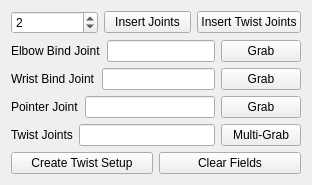
              <widget class="QWidget" name="tab_2">
               <attribute name="title">
                <string>Twist Setup</string>
               </attribute>
               <layout class="QVBoxLayout" name="verticalLayout_17">
                <item>
                 <layout class="QVBoxLayout" name="verticalLayout_16">
                  <property name="bottomMargin">
                   <number>0</number>
                  </property>
                  <item>
                   <layout class="QHBoxLayout" name="horizontalLayout_20">
                    <item>
                     <widget class="QSpinBox" name="spin_insertJoints">
                      <property name="value">
                       <number>2</number>
                      </property>
                     </widget>
                    </item>
                    <item>
                     <widget class="QPushButton" name="btn_insertJoints">
                      <property name="text">
                       <string>Insert Joints</string>
                      </property>
                     </widget>
                    </item>
                    <item>
                     <widget class="QPushButton" name="btn_insertTwistJoints">
                      <property name="text">
                       <string>Insert Twist Joints</string>
                      </property>
                     </widget>
                    </item>
                   </layout>
                  </item>
                  <item>
                   <layout class="QHBoxLayout" name="horizontalLayout_26">
                    <property name="spacing">
                     <number>6</number>
                    </property>
                    <item>
                     <widget class="QLabel" name="lbl_twistElbowJoint">
                      <property name="text">
                       <string>Elbow Bind Joint</string>
                      </property>
                      <property name="margin">
                       <number>2</number>
                      </property>
                     </widget>
                    </item>
                    <item>
                     <widget class="QLineEdit" name="line_twistElbowJoint">
                      <property name="styleSheet">
                       <string notr="true"/>
                      </property>
                     </widget>
                    </item>
                    <item>
                     <widget class="QPushButton" name="btn_grabTwistElbowJoint">
                      <property name="styleSheet">
                       <string notr="true"/>
                      </property>
                      <property name="text">
                       <string>Grab</string>
                      </property>
                     </widget>
                    </item>
                   </layout>
                  </item>
                  <item>
                   <layout class="QHBoxLayout" name="horizontalLayout_27">
                    <property name="spacing">
                     <number>6</number>
                    </property>
                    <item>
                     <widget class="QLabel" name="lbl_twistWristJoint">
                      <property name="text">
                       <string>Wrist Bind Joint</string>
                      </property>
                      <property name="margin">
                       <number>2</number>
                      </property>
                     </widget>
                    </item>
                    <item>
                     <widget class="QLineEdit" name="line_twistWristJoint">
                      <property name="styleSheet">
                       <string notr="true"/>
                      </property>
                     </widget>
                    </item>
                    <item>
                     <widget class="QPushButton" name="btn_grabTwistWristJoint">
                      <property name="styleSheet">
                       <string notr="true"/>
                      </property>
                      <property name="text">
                       <string>Grab</string>
                      </property>
                     </widget>
                    </item>
                   </layout>
                  </item>
                  <item>
                   <layout class="QHBoxLayout" name="horizontalLayout_32">
                    <property name="spacing">
                     <number>6</number>
                    </property>
                    <item>
                     <widget class="QLabel" name="lbl_twistPointerJoint">
                      <property name="text">
                       <string>Pointer Joint</string>
                      </property>
                      <property name="margin">
                       <number>2</number>
                      </property>
                     </widget>
                    </item>
                    <item>
                     <widget class="QLineEdit" name="line_twistPointerJoint">
                      <property name="styleSheet">
                       <string notr="true"/>
                      </property>
                     </widget>
                    </item>
                    <item>
                     <widget class="QPushButton" name="btn_grabTwistPointerJoint">
                      <property name="styleSheet">
                       <string notr="true"/>
                      </property>
                      <property name="text">
                       <string>Grab</string>
                      </property>
                     </widget>
                    </item>
                   </layout>
                  </item>
                  <item>
                   <layout class="QHBoxLayout" name="horizontalLayout_30">
                    <property name="spacing">
                     <number>6</number>
                    </property>
                    <item>
                     <widget class="QLabel" name="lbl_twistSetupJoints">
                      <property name="text">
                       <string>Twist Joints</string>
                      </property>
                      <property name="margin">
                       <number>2</number>
                      </property>
                     </widget>
                    </item>
                    <item>
                     <widget class="QLineEdit" name="line_twistSetupJoints">
                      <property name="styleSheet">
                       <string notr="true"/>
                      </property>
                     </widget>
                    </item>
                    <item>
                     <widget class="QPushButton" name="btn_grabTwistSetupJoints">
                      <property name="styleSheet">
                       <string notr="true"/>
                      </property>
                      <property name="text">
                       <string>Multi-Grab</string>
                      </property>
                     </widget>
                    </item>
                   </layout>
                  </item>
                  <item>
                   <layout class="QHBoxLayout" name="horizontalLayout_31">
                    <property name="spacing">
                     <number>6</number>
                    </property>
                    <item>
                     <widget class="QPushButton" name="btn_createTwistSetup">
                      <property name="styleSheet">
                       <string notr="true"/>
                      </property>
                      <property name="text">
                       <string>Create Twist Setup</string>
                      </property>
                     </widget>
                    </item>
                    <item>
                     <widget class="QPushButton" name="btn_twistClearFields">
                      <property name="styleSheet">
                       <string notr="true"/>
                      </property>
                      <property name="text">
                       <string>Clear Fields</string>
                      </property>
                     </widget>
                    </item>
                   </layout>
                  </item>
                 </layout>
                </item>
               </layout>
              </widget>
